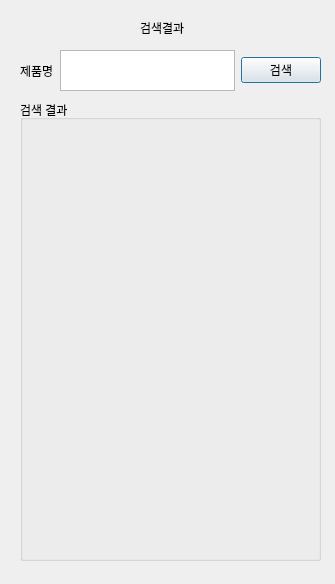
<?xml version="1.0" encoding="UTF-8"?>
<ui version="4.0">
 <class>MainWindow</class>
 <widget class="QMainWindow" name="MainWindow">
  <property name="geometry">
   <rect>
    <x>0</x>
    <y>0</y>
    <width>335</width>
    <height>584</height>
   </rect>
  </property>
  <property name="windowTitle">
   <string>MainWindow</string>
  </property>
  <widget class="QWidget" name="centralwidget">
   <widget class="QLabel" name="label">
    <property name="geometry">
     <rect>
      <x>140</x>
      <y>20</y>
      <width>60</width>
      <height>16</height>
     </rect>
    </property>
    <property name="text">
     <string>검색결과</string>
    </property>
   </widget>
   <widget class="QGroupBox" name="groupBox_2">
    <property name="geometry">
     <rect>
      <x>20</x>
      <y>100</y>
      <width>301</width>
      <height>461</height>
     </rect>
    </property>
    <property name="title">
     <string>검색 결과</string>
    </property>
   </widget>
   <widget class="QWidget" name="horizontalLayoutWidget">
    <property name="geometry">
     <rect>
      <x>20</x>
      <y>50</y>
      <width>301</width>
      <height>41</height>
     </rect>
    </property>
    <layout class="QHBoxLayout" name="horizontalLayout">
     <item>
      <widget class="QLabel" name="label_2">
       <property name="text">
        <string>제품명</string>
       </property>
      </widget>
     </item>
     <item>
      <widget class="QPlainTextEdit" name="plainTextEdit"/>
     </item>
     <item>
      <widget class="QPushButton" name="pushButton">
       <property name="text">
        <string>검색</string>
       </property>
       <property name="default">
        <bool>true</bool>
       </property>
      </widget>
     </item>
    </layout>
   </widget>
  </widget>
 </widget>
 <resources/>
 <connections/>
</ui>
